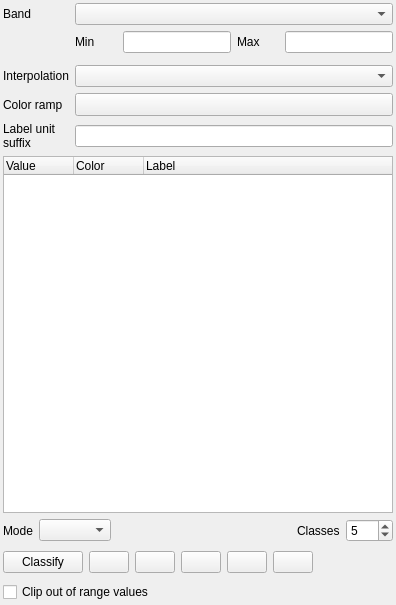
<?xml version="1.0" encoding="UTF-8"?>
<ui version="4.0">
 <class>QgsSingleBandPseudoColorRendererWidgetBase</class>
 <widget class="QWidget" name="QgsSingleBandPseudoColorRendererWidgetBase">
  <property name="geometry">
   <rect>
    <x>0</x>
    <y>0</y>
    <width>396</width>
    <height>605</height>
   </rect>
  </property>
  <property name="windowTitle">
   <string>Form</string>
  </property>
  <layout class="QGridLayout" name="gridLayout">
   <property name="leftMargin">
    <number>3</number>
   </property>
   <property name="topMargin">
    <number>3</number>
   </property>
   <property name="rightMargin">
    <number>3</number>
   </property>
   <property name="bottomMargin">
    <number>3</number>
   </property>
   <item row="6" column="0" colspan="5">
    <widget class="QTreeWidget" name="mColormapTreeWidget">
     <property name="sizePolicy">
      <sizepolicy hsizetype="Expanding" vsizetype="Expanding">
       <horstretch>0</horstretch>
       <verstretch>0</verstretch>
      </sizepolicy>
     </property>
     <property name="minimumSize">
      <size>
       <width>0</width>
       <height>250</height>
      </size>
     </property>
     <attribute name="headerDefaultSectionSize">
      <number>70</number>
     </attribute>
     <attribute name="headerMinimumSectionSize">
      <number>10</number>
     </attribute>
     <attribute name="headerStretchLastSection">
      <bool>true</bool>
     </attribute>
     <column>
      <property name="text">
       <string>Value</string>
      </property>
     </column>
     <column>
      <property name="text">
       <string>Color</string>
      </property>
     </column>
     <column>
      <property name="text">
       <string>Label</string>
      </property>
     </column>
    </widget>
   </item>
   <item row="4" column="1" colspan="4">
    <widget class="QgsColorRampButton" name="btnColorRamp">
     <property name="sizePolicy">
      <sizepolicy hsizetype="Expanding" vsizetype="Fixed">
       <horstretch>0</horstretch>
       <verstretch>0</verstretch>
      </sizepolicy>
     </property>
     <property name="minimumSize">
      <size>
       <width>120</width>
       <height>0</height>
      </size>
     </property>
     <property name="maximumSize">
      <size>
       <width>16777215</width>
       <height>16777215</height>
      </size>
     </property>
    </widget>
   </item>
   <item row="4" column="0">
    <widget class="QLabel" name="mColorInterpolationLabel_2">
     <property name="text">
      <string>Color ramp</string>
     </property>
    </widget>
   </item>
   <item row="1" column="4">
    <widget class="QLineEdit" name="mMaxLineEdit"/>
   </item>
   <item row="1" column="1">
    <widget class="QLabel" name="mMinLabel">
     <property name="sizePolicy">
      <sizepolicy hsizetype="MinimumExpanding" vsizetype="Fixed">
       <horstretch>0</horstretch>
       <verstretch>0</verstretch>
      </sizepolicy>
     </property>
     <property name="text">
      <string>Min</string>
     </property>
    </widget>
   </item>
   <item row="3" column="1" colspan="4">
    <widget class="QComboBox" name="mColorInterpolationComboBox"/>
   </item>
   <item row="0" column="1" colspan="4">
    <widget class="QgsRasterBandComboBox" name="mBandComboBox"/>
   </item>
   <item row="0" column="0">
    <widget class="QLabel" name="mBandLabel">
     <property name="text">
      <string>Band</string>
     </property>
    </widget>
   </item>
   <item row="1" column="3">
    <widget class="QLabel" name="mMaxLabel">
     <property name="sizePolicy">
      <sizepolicy hsizetype="MinimumExpanding" vsizetype="Fixed">
       <horstretch>0</horstretch>
       <verstretch>0</verstretch>
      </sizepolicy>
     </property>
     <property name="text">
      <string>Max</string>
     </property>
    </widget>
   </item>
   <item row="3" column="0">
    <widget class="QLabel" name="mColorInterpolationLabel">
     <property name="text">
      <string>Interpolation</string>
     </property>
    </widget>
   </item>
   <item row="8" column="0" colspan="5">
    <layout class="QHBoxLayout" name="horizontalLayout_3">
     <item>
      <widget class="QPushButton" name="mClassifyButton">
       <property name="text">
        <string>Classify</string>
       </property>
      </widget>
     </item>
     <item>
      <widget class="QPushButton" name="mAddEntryButton">
       <property name="toolTip">
        <string>Add values manually</string>
       </property>
       <property name="icon">
        <iconset resource="../../images/images.qrc">
         <normaloff>:/images/themes/default/symbologyAdd.svg</normaloff>:/images/themes/default/symbologyAdd.svg</iconset>
       </property>
      </widget>
     </item>
     <item>
      <widget class="QPushButton" name="mDeleteEntryButton">
       <property name="toolTip">
        <string>Remove selected row(s)</string>
       </property>
       <property name="icon">
        <iconset resource="../../images/images.qrc">
         <normaloff>:/images/themes/default/symbologyRemove.svg</normaloff>:/images/themes/default/symbologyRemove.svg</iconset>
       </property>
      </widget>
     </item>
     <item>
      <widget class="QPushButton" name="mLoadFromBandButton">
       <property name="toolTip">
        <string>Load color map from band</string>
       </property>
       <property name="icon">
        <iconset resource="../../images/images.qrc">
         <normaloff>:/images/themes/default/mActionDraw.svg</normaloff>:/images/themes/default/mActionDraw.svg</iconset>
       </property>
      </widget>
     </item>
     <item>
      <widget class="QPushButton" name="mLoadFromFileButton">
       <property name="toolTip">
        <string>Load color map from file</string>
       </property>
       <property name="icon">
        <iconset resource="../../images/images.qrc">
         <normaloff>:/images/themes/default/mActionFileOpen.svg</normaloff>:/images/themes/default/mActionFileOpen.svg</iconset>
       </property>
      </widget>
     </item>
     <item>
      <widget class="QPushButton" name="mExportToFileButton">
       <property name="toolTip">
        <string>Export color map to file</string>
       </property>
       <property name="icon">
        <iconset resource="../../images/images.qrc">
         <normaloff>:/images/themes/default/mActionFileSaveAs.svg</normaloff>:/images/themes/default/mActionFileSaveAs.svg</iconset>
       </property>
      </widget>
     </item>
     <item>
      <spacer name="horizontalSpacer">
       <property name="orientation">
        <enum>Qt::Horizontal</enum>
       </property>
       <property name="sizeHint" stdset="0">
        <size>
         <width>48</width>
         <height>28</height>
        </size>
       </property>
      </spacer>
     </item>
    </layout>
   </item>
   <item row="1" column="2">
    <widget class="QLineEdit" name="mMinLineEdit"/>
   </item>
   <item row="9" column="0" colspan="5">
    <widget class="QCheckBox" name="mClipCheckBox">
     <property name="toolTip">
      <string>If checked, any pixels with a value out of range will not be rendered</string>
     </property>
     <property name="text">
      <string>Clip out of range values</string>
     </property>
    </widget>
   </item>
   <item row="7" column="0" colspan="5">
    <layout class="QHBoxLayout" name="horizontalLayout_5">
     <item>
      <widget class="QLabel" name="mClassificationModeLabel">
       <property name="text">
        <string>Mode</string>
       </property>
      </widget>
     </item>
     <item>
      <widget class="QComboBox" name="mClassificationModeComboBox"/>
     </item>
     <item>
      <spacer name="horizontalSpacer_4">
       <property name="orientation">
        <enum>Qt::Horizontal</enum>
       </property>
       <property name="sizeHint" stdset="0">
        <size>
         <width>40</width>
         <height>20</height>
        </size>
       </property>
      </spacer>
     </item>
     <item>
      <widget class="QLabel" name="mNumberOfEntriesLabel">
       <property name="text">
        <string>Classes</string>
       </property>
      </widget>
     </item>
     <item>
      <widget class="QSpinBox" name="mNumberOfEntriesSpinBox">
       <property name="sizePolicy">
        <sizepolicy hsizetype="Fixed" vsizetype="Fixed">
         <horstretch>0</horstretch>
         <verstretch>0</verstretch>
        </sizepolicy>
       </property>
       <property name="minimum">
        <number>2</number>
       </property>
       <property name="maximum">
        <number>255</number>
       </property>
       <property name="value">
        <number>5</number>
       </property>
      </widget>
     </item>
    </layout>
   </item>
   <item row="5" column="1" colspan="4">
    <widget class="QLineEdit" name="mUnitLineEdit">
     <property name="toolTip">
      <string>Unit suffix</string>
     </property>
    </widget>
   </item>
   <item row="2" column="0" colspan="5">
    <widget class="QWidget" name="mMinMaxContainerWidget" native="true"/>
   </item>
   <item row="5" column="0">
    <widget class="QLabel" name="mUnitLabel">
     <property name="text">
      <string>Label unit
suffix</string>
     </property>
    </widget>
   </item>
  </layout>
 </widget>
 <customwidgets>
  <customwidget>
   <class>QgsRasterBandComboBox</class>
   <extends>QComboBox</extends>
   <header>raster/qgsrasterbandcombobox.h</header>
  </customwidget>
  <customwidget>
   <class>QgsColorRampButton</class>
   <extends>QToolButton</extends>
   <header>qgscolorrampbutton.h</header>
   <container>1</container>
  </customwidget>
 </customwidgets>
 <tabstops>
  <tabstop>mBandComboBox</tabstop>
  <tabstop>mMinLineEdit</tabstop>
  <tabstop>mMaxLineEdit</tabstop>
  <tabstop>mColorInterpolationComboBox</tabstop>
  <tabstop>btnColorRamp</tabstop>
  <tabstop>mUnitLineEdit</tabstop>
  <tabstop>mColormapTreeWidget</tabstop>
  <tabstop>mClassificationModeComboBox</tabstop>
  <tabstop>mNumberOfEntriesSpinBox</tabstop>
  <tabstop>mClassifyButton</tabstop>
  <tabstop>mAddEntryButton</tabstop>
  <tabstop>mDeleteEntryButton</tabstop>
  <tabstop>mLoadFromBandButton</tabstop>
  <tabstop>mLoadFromFileButton</tabstop>
  <tabstop>mExportToFileButton</tabstop>
  <tabstop>mClipCheckBox</tabstop>
 </tabstops>
 <resources>
  <include location="../../images/images.qrc"/>
  <include location="../../images/images.qrc"/>
  <include location="../../images/images.qrc"/>
  <include location="../../images/images.qrc"/>
  <include location="../../images/images.qrc"/>
  <include location="../../images/images.qrc"/>
  <include location="../../images/images.qrc"/>
  <include location="../../images/images.qrc"/>
  <include location="../../images/images.qrc"/>
  <include location="../../images/images.qrc"/>
  <include location="../../images/images.qrc"/>
  <include location="../../images/images.qrc"/>
  <include location="../../images/images.qrc"/>
  <include location="../../images/images.qrc"/>
  <include location="../../images/images.qrc"/>
  <include location="../../images/images.qrc"/>
  <include location="../../images/images.qrc"/>
  <include location="../../images/images.qrc"/>
  <include location="../../images/images.qrc"/>
  <include location="../../images/images.qrc"/>
  <include location="../../images/images.qrc"/>
  <include location="../../images/images.qrc"/>
  <include location="../../images/images.qrc"/>
  <include location="../../images/images.qrc"/>
  <include location="../../images/images.qrc"/>
  <include location="../../images/images.qrc"/>
  <include location="../../images/images.qrc"/>
  <include location="../../images/images.qrc"/>
  <include location="../../images/images.qrc"/>
 </resources>
 <connections/>
</ui>
